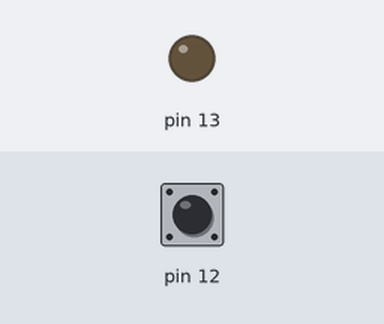
The sketch below on a simulated Arduino Uno, built with avr-gcc and run on an emulated ATmega328P. Shown: output pins drawn as LEDs (lit = HIGH). Inputs (shaded band) come from the test bench; at power-on: pin 12 HIGH. What the sketch prints to the serial monitor is not drawn.

Above: at 1.2 s.
1.3 s: pin 12 pulsed LOW 2 times (0.12 s each, 0.3 s apart)
At 2.4 s:
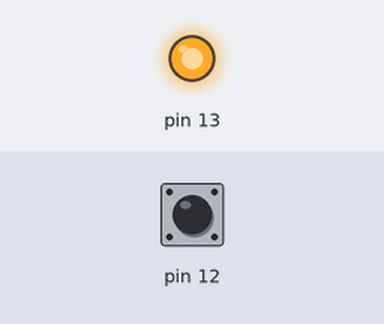
Timing chart, 0 to 4.3 s (numbered marks = the images above; inputs shaded):
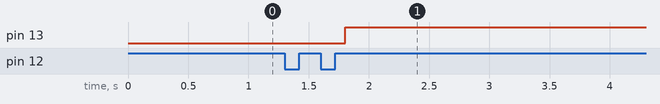

The sketch:

switch.ino
```cpp
void setup() {
  pinMode(13, OUTPUT);
  pinMode(12, INPUT_PULLUP);
  Serial.begin(9600);
}

int count=0;
void loop() {
  int val=digitalRead(12);
  Serial.println(count);
  if (val==LOW){
    count+=1;
    delay(200);
    while(true){
      val=digitalRead(12);
      if (val==HIGH)
        break;
      delay(1);
    }
  }
  if(count>=2)
     digitalWrite(13,HIGH);
}
```

Measured:
- after the input at 1.3 s, pin 13: LOW → HIGH after 0.50 s
